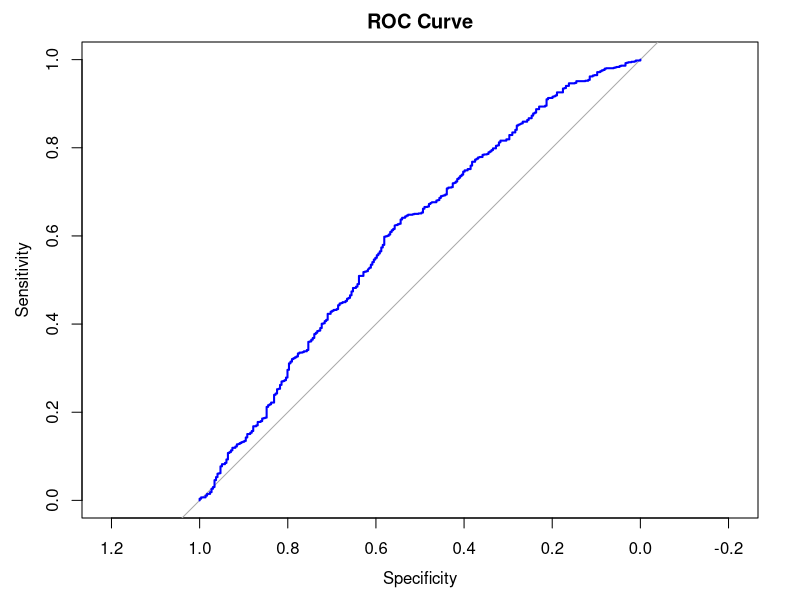
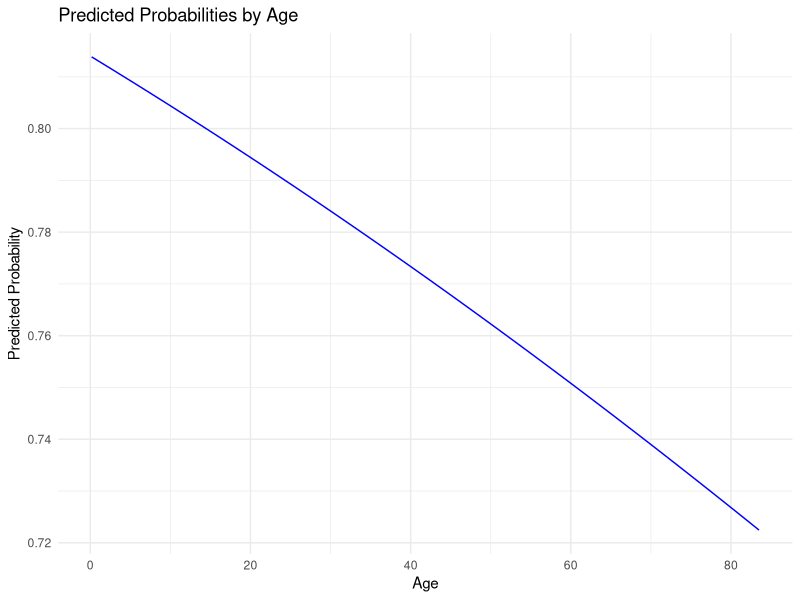
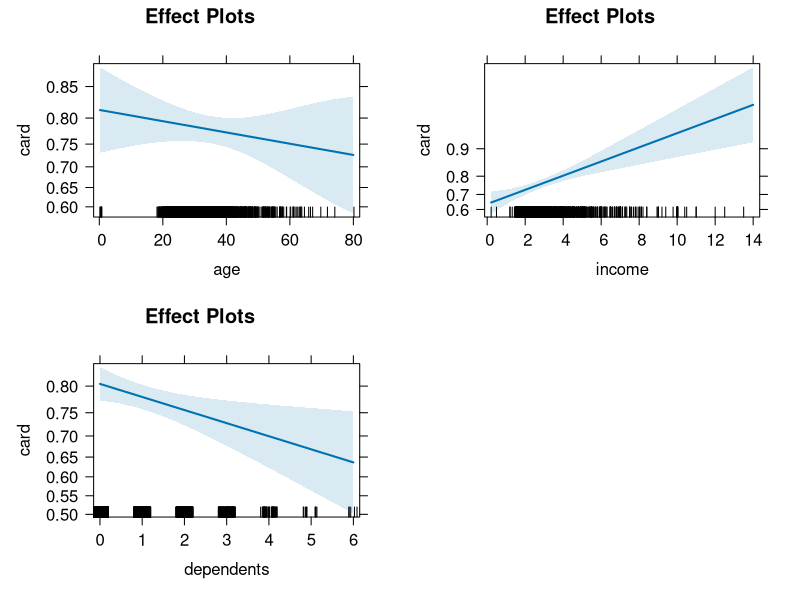

R code for these plots, in order:
install.packages("AER")
library(AER)
data("CreditCard")

model = glm(card ~ age + income + dependents,
            family = "binomial",
            data = CreditCard)

summary(model)

# Output 
# Call:
# glm(formula = card ~ age + income + dependents, family = "binomial", 
#      data = CreditCard)

#Coefficients:
#  Estimate Std. Error z value Pr(>|z|)    
#(Intercept)  0.913311   0.243348   3.753 0.000175 ***
#  age         -0.006223   0.006939  -0.897 0.369769    
#income       0.209072   0.051504   4.059 4.92e-05 ***
# dependents  -0.141473   0.055834  -2.534 0.011283 *  
#  ---
#  Signif. codes:  0 ‘***’ 0.001 ‘**’ 0.01 ‘*’ 0.05 ‘.’ 0.1 ‘ ’ 1

# (Dispersion parameter for binomial family taken to be 1)

# Null deviance: 1404.6  on 1318  degrees of freedom
# Residual deviance: 1383.9  on 1315  degrees of freedom
# AIC: 1391.9

# Number of Fisher Scoring iterations: 4

# Plotting

# Install necessary packages
install.packages("AER")
install.packages("pROC")
install.packages("ggplot2")
install.packages("effects")

# Load libraries
install.packages("pROC")
install.packages("effects")
library(AER)
library(pROC)
library(ggplot2)
library(effects)


# ROC Curve
predicted_probabilities <- predict(model, type = "response")
roc_curve <- roc(CreditCard$card, predicted_probabilities)
plot(roc_curve, main = "ROC Curve", col = "blue")

# Predicted Probabilities Plot
new_data <- data.frame(age = seq(min(CreditCard$age), max(CreditCard$age), length.out = 100),
                       income = mean(CreditCard$income),
                       dependents = mean(CreditCard$dependents))
new_data$predicted_probabilities <- predict(model, new_data, type = "response")
ggplot(new_data, aes(x = age, y = predicted_probabilities)) +
  geom_line(color = "blue") +
  labs(title = "Predicted Probabilities by Age", x = "Age", y = "Predicted Probability") +
  theme_minimal()

# Effect Plots
plot(allEffects(model), main = "Effect Plots")
